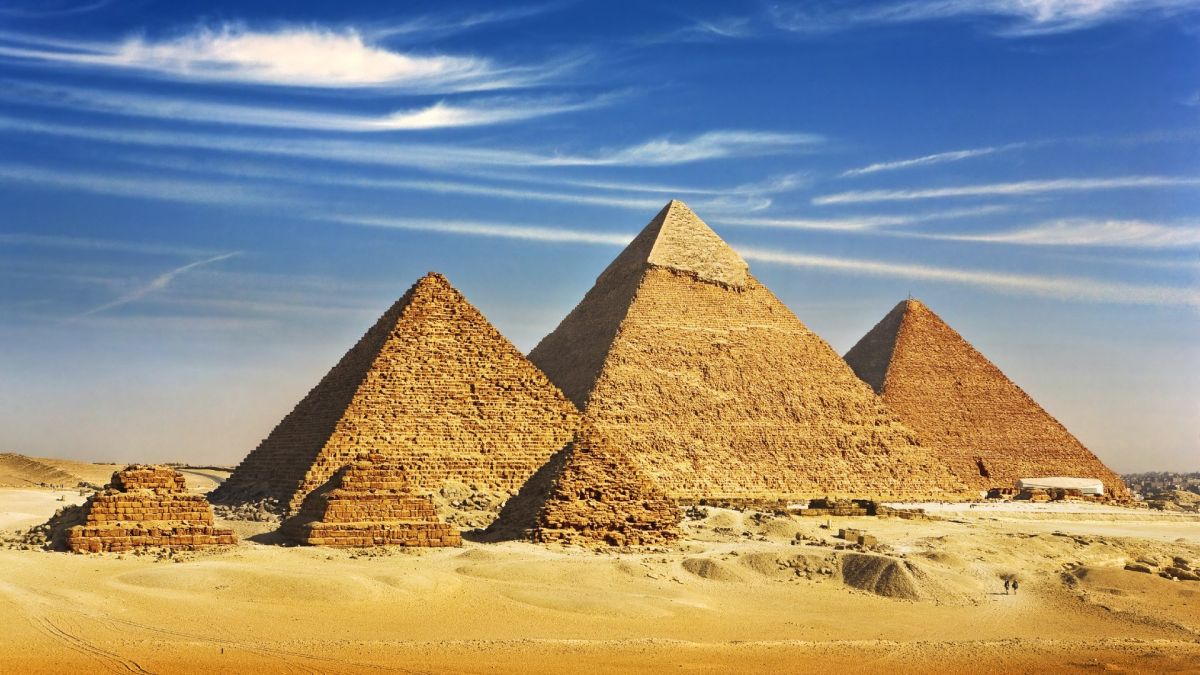
#> input picture output images/giza.jpg, 1200 x 675 px
$ jupyter execute 'edge detection.ipynb'   (older library calls are emulated)
#> lines starting #> are read from the running program, lines starting #| are printed output that depends on the picture; after the words box and inside, x2 and y2 are one past the last pixel; in counts of white or black regions, pixels touching at a corner belong together
[cell 1]
import cv2
import numpy
import pandas
from matplotlib import pyplot as plt

[cell 2]
img = cv2.imread("output images//giza.jpg")
#> img is the input picture: shape (675, 1200, 3); mean B, G, R 133.2, 143.2, 146.8
cv2.imshow("original", img)
cv2.waitKey(0)

# Edge detection

## Sobel

### edges are detected when there is a jump in the value of the first derivative.

[cell 3]
gray = cv2.cvtColor(img, cv2.COLOR_BGR2GRAY)
blur = cv2.GaussianBlur(gray, (3, 3), 0)

[cell 4]
sobelx = cv2.Sobel(src=blur, ddepth=cv2.CV_64F, dx=1, dy=0, ksize=7) # Sobel Edge Detection on the X axis (used to detect vertical edges)
sobely = cv2.Sobel(src=blur, ddepth=cv2.CV_64F, dx=0, dy=1, ksize=7) # Sobel Edge Detection on the Y axis (used to detect horizontal edges)
sobelxy = cv2.Sobel(src=blur, ddepth=cv2.CV_64F, dx=1, dy=1, ksize=7) # Combined X and Y Sobel Edge Detection
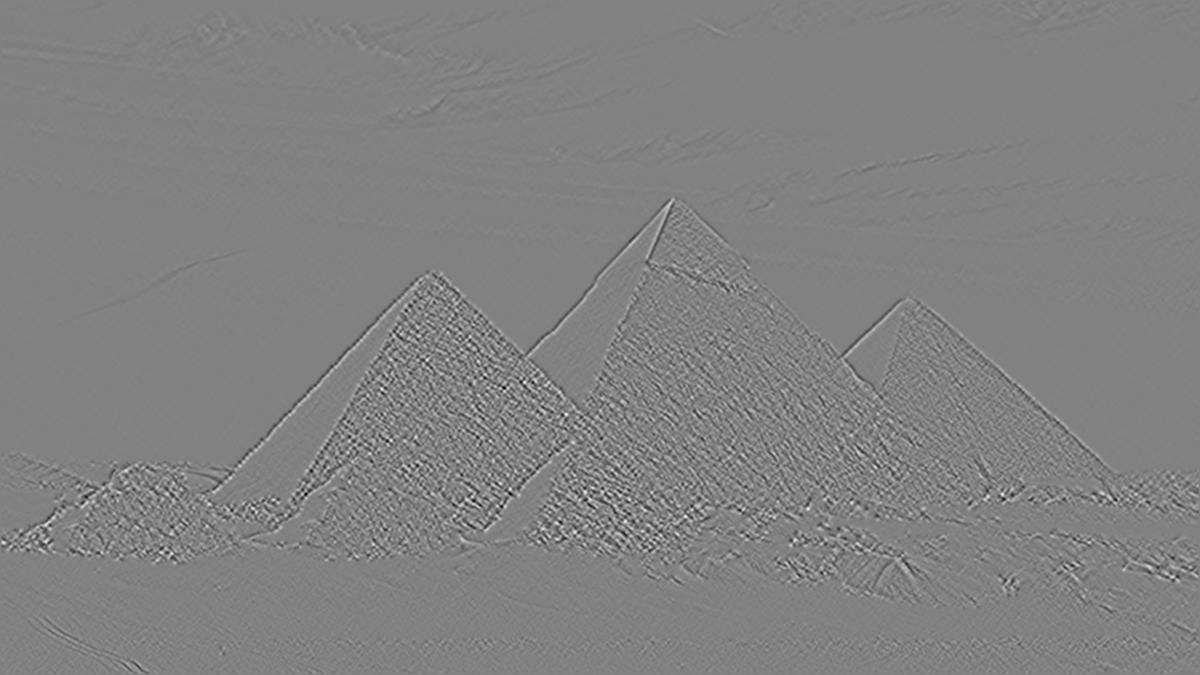
#> sobelxy: shape (675, 1200) float64; min -18682, max 18167, mean -0.1; drawn with min black and max white

[cell 5]
cv2.imshow("sobel x", sobelx)
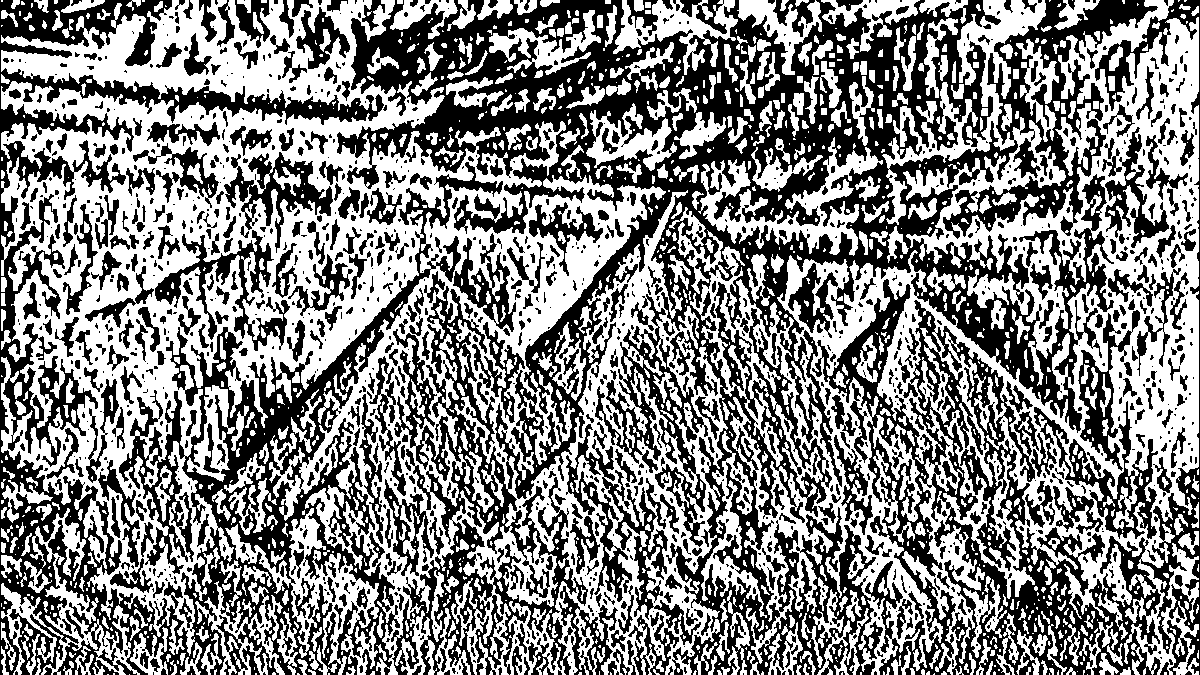
#> window 'sobel x': shape (675, 1200); 52% white; 1497 black regions (914 under 20 px), largest, box (x1, y1, x2, y2) and area: (337, 0, 1158, 675) 164054, (0, 0, 503, 675) 74162, (812, 0, 1200, 675) 46666
cv2.waitKey(0)
cv2.imshow("sobel y", sobely)
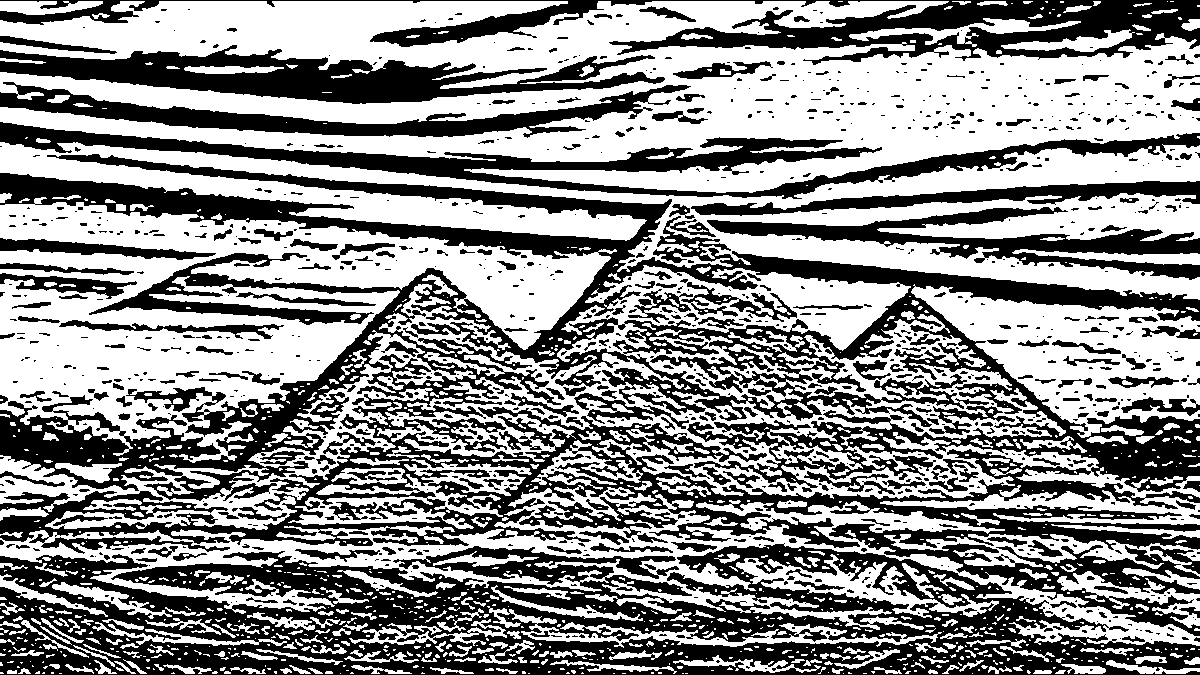
#> window 'sobel y': shape (675, 1200); 55.5% white; 1092 black regions (778 under 20 px), largest, box (x1, y1, x2, y2) and area: (0, 154, 1200, 636) 152155, (0, 543, 1200, 675) 81854, (0, 0, 1200, 65) 23101
cv2.waitKey(0)
cv2.imshow("sobel both", sobelxy)
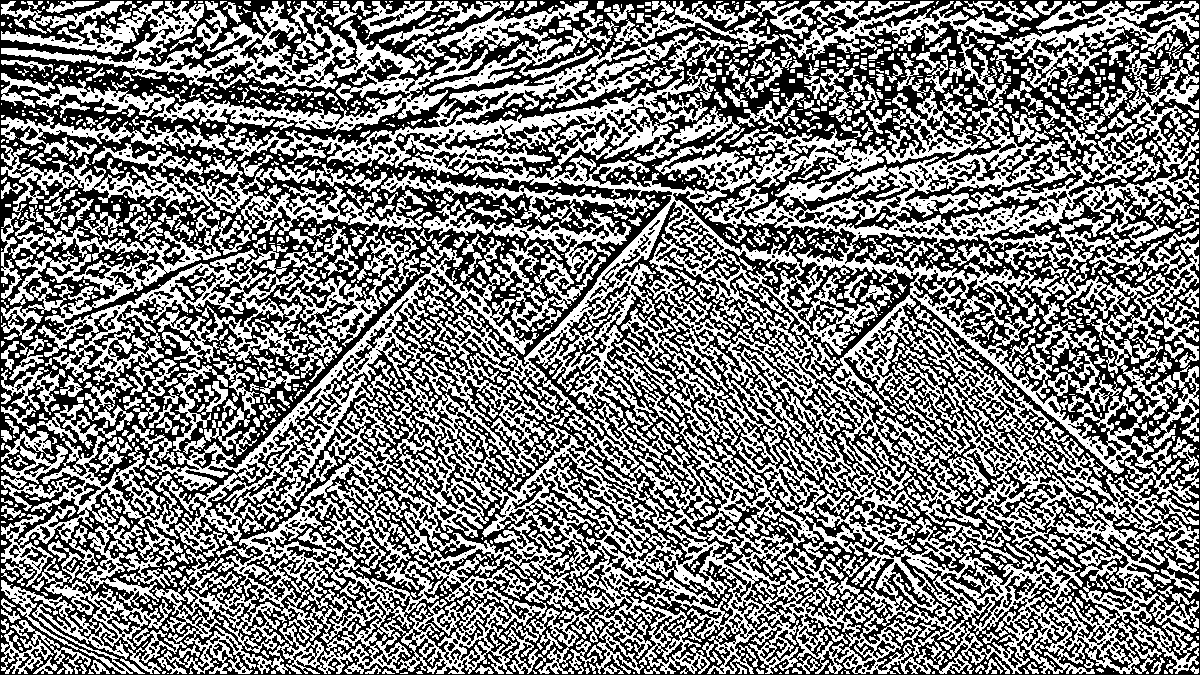
#> window 'sobel both': shape (675, 1200); 49% white; 1867 white regions (1199 under 20 px), largest, box (x1, y1, x2, y2) and area: (127, 1, 1199, 674) 231463, (1, 145, 427, 418) 31083, (1, 1, 488, 132) 19793
cv2.waitKey(0)

## Laplacian

### Edges are detected when the value of the second derivative crosses 0

[cell 6]
ddepth = cv2.CV_16S
dst = cv2.Laplacian(blur, ddepth, ksize=21)
#> dst: shape (675, 1200) int16; values -32768 (black) and 32767 (white), 1.1% white in thin lines or dots

## Canny

### if a pixel is higher than the upper threshold, then it is accepted
### if a pixel is lower than the lower threshold, then it is rejected
### if a pixel is in between, then it is accepted only if it is attached to a pixel higher than the upper threshold

[cell 7]
can = cv2.Canny(blur, 100, 300, 7)
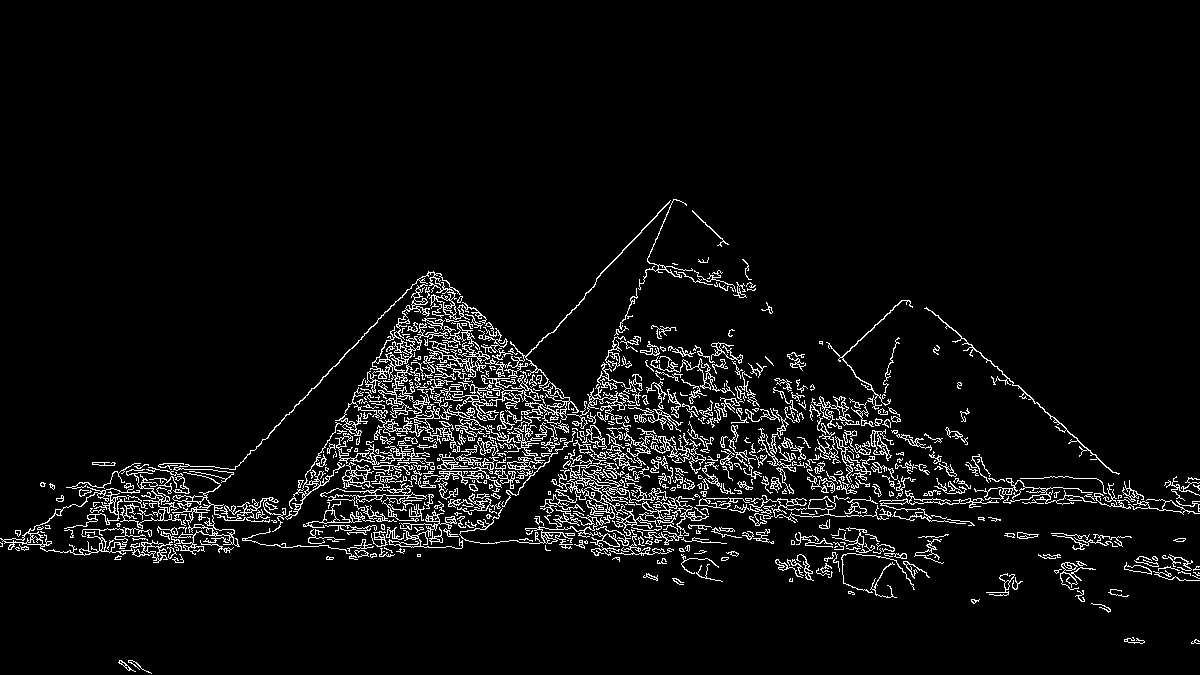
#> can: shape (675, 1200); 5.4% white in thin lines or dots, all inside (x1, y1, x2, y2) = (0, 199, 1200, 674)
cv2.imwrite("output images//canny 3 7.jpg", can)
#> Out = True
